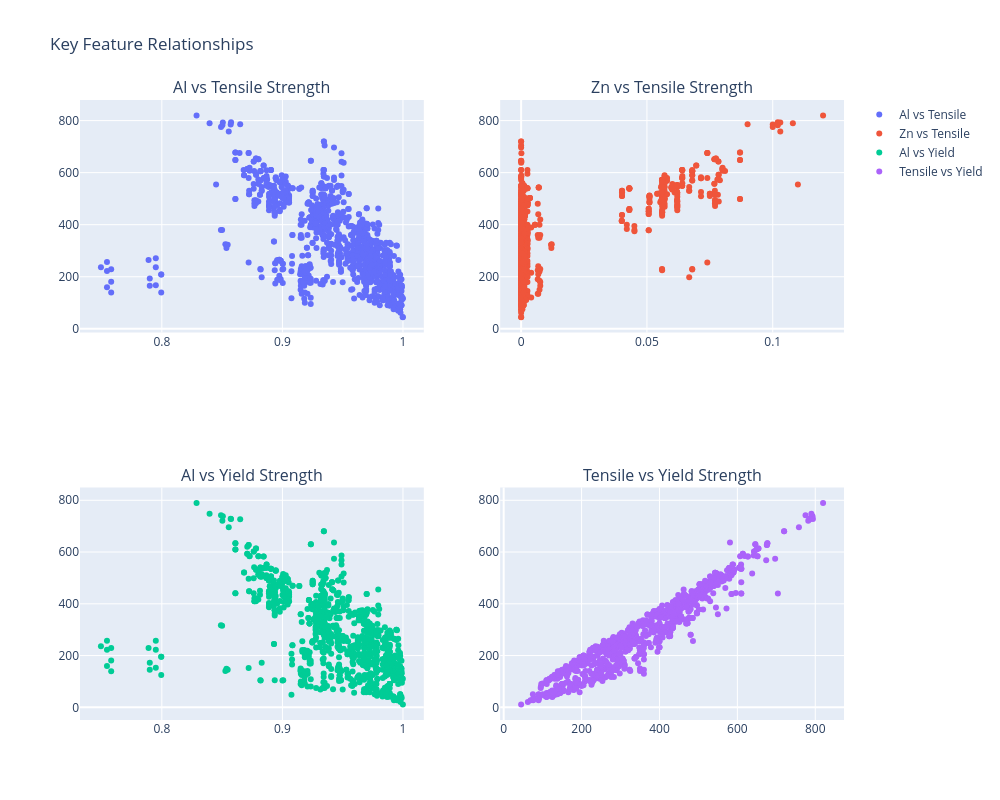

Notebook source saved alongside this figure:
### Markdown cell above
## 5. Feature Relationships

Let's visualize the relationships between key features using scatter plots, particularly those with strong correlations.

### Code cell
# Create scatter plots for important relationships
key_features = ['Al', 'Zn', 'Tensile Strength (MPa)', 'Yield Strength (MPa)']

fig = make_subplots(rows=2, cols=2, subplot_titles=[
    'Al vs Tensile Strength',
    'Zn vs Tensile Strength',
    'Al vs Yield Strength',
    'Tensile vs Yield Strength'
])

# Al vs Tensile Strength
fig.add_trace(
    go.Scatter(x=df['Al'], y=df['Tensile Strength (MPa)'], mode='markers', name='Al vs Tensile'),
    row=1, col=1
)

# Zn vs Tensile Strength
fig.add_trace(
    go.Scatter(x=df['Zn'], y=df['Tensile Strength (MPa)'], mode='markers', name='Zn vs Tensile'),
    row=1, col=2
)

# Al vs Yield Strength
fig.add_trace(
    go.Scatter(x=df['Al'], y=df['Yield Strength (MPa)'], mode='markers', name='Al vs Yield'),
    row=2, col=1
)

# Tensile vs Yield Strength
fig.add_trace(
    go.Scatter(x=df['Tensile Strength (MPa)'], y=df['Yield Strength (MPa)'], mode='markers', name='Tensile vs Yield'),
    row=2, col=2
)

fig.update_layout(height=800, width=1000, title_text="Key Feature Relationships", showlegend=True)
fig.show()

# Print summary statistics for key features
print("\nSummary statistics for key features:")
print(df[key_features].describe())

### Figure 1 — Plotly figure (JSON) as saved in the notebook; plotly's stock layout.template omitted (floating-point values rounded to 4 significant figures; data arrays with more than 128 entries replaced by an {"elided": "..."} marker saying what was removed)
{"data": [{"mode": "markers", "name": "Al vs Tensile", "type": "scatter", "x": {"elided": "1154 float values"}, "xaxis": "x", "y": {"elided": "1154 float values"}, "yaxis": "y"}, {"mode": "markers", "name": "Zn vs Tensile", "type": "scatter", "x": {"elided": "1154 float values"}, "xaxis": "x2", "y": {"elided": "1154 float values"}, "yaxis": "y2"}, {"mode": "markers", "name": "Al vs Yield", "type": "scatter", "x": {"elided": "1154 float values"}, "xaxis": "x3", "y": {"elided": "1154 float values"}, "yaxis": "y3"}, {"mode": "markers", "name": "Tensile vs Yield", "type": "scatter", "x": {"elided": "1154 float values"}, "xaxis": "x4", "y": {"elided": "1154 float values"}, "yaxis": "y4"}], "layout": {"annotations": [{"font": {"size": 16}, "showarrow": false, "text": "Al vs Tensile Strength", "x": 0.225, "xanchor": "center", "xref": "paper", "y": 1, "yanchor": "bottom", "yref": "paper"}, {"font": {"size": 16}, "showarrow": false, "text": "Zn vs Tensile Strength", "x": 0.775, "xanchor": "center", "xref": "paper", "y": 1, "yanchor": "bottom", "yref": "paper"}, {"font": {"size": 16}, "showarrow": false, "text": "Al vs Yield Strength", "x": 0.225, "xanchor": "center", "xref": "paper", "y": 0.375, "yanchor": "bottom", "yref": "paper"}, {"font": {"size": 16}, "showarrow": false, "text": "Tensile vs Yield Strength", "x": 0.775, "xanchor": "center", "xref": "paper", "y": 0.375, "yanchor": "bottom", "yref": "paper"}], "height": 800, "showlegend": true, "title": {"text": "Key Feature Relationships"}, "width": 1000, "xaxis": {"anchor": "y", "domain": [0, 0.45]}, "xaxis2": {"anchor": "y2", "domain": [0.55, 1]}, "xaxis3": {"anchor": "y3", "domain": [0, 0.45]}, "xaxis4": {"anchor": "y4", "domain": [0.55, 1]}, "yaxis": {"anchor": "x", "domain": [0.625, 1]}, "yaxis2": {"anchor": "x2", "domain": [0.625, 1]}, "yaxis3": {"anchor": "x3", "domain": [0, 0.375]}, "yaxis4": {"anchor": "x4", "domain": [0, 0.375]}}}
